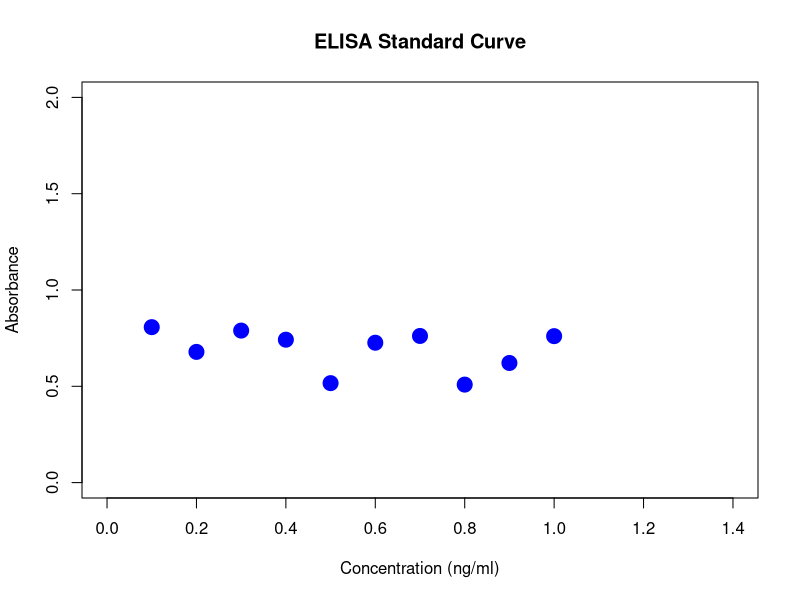
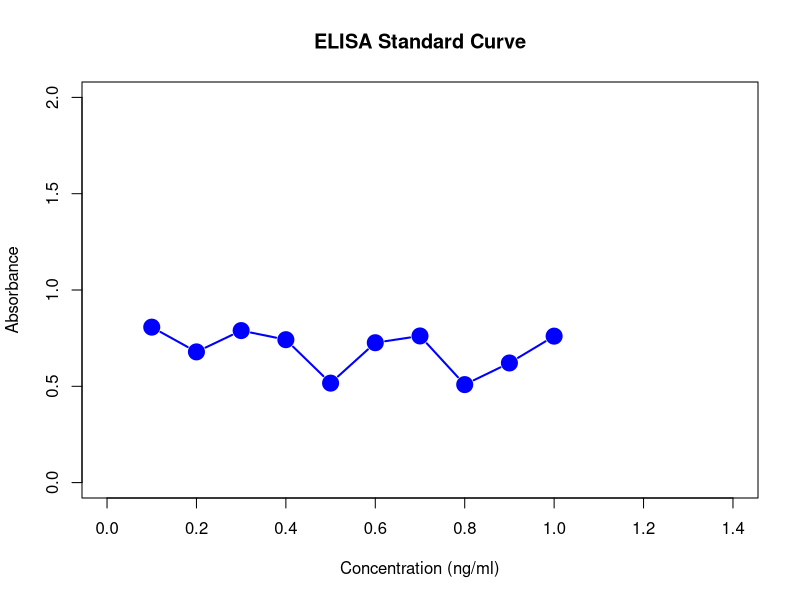

The R source for these figures, in order:
# Simulated ELISA data: 10 concentrations, each with 3 replicate absorbance readings
set.seed(42)
elisa_data <- data.frame(
  conc = seq(0.1, 1.0, by = 0.1),
  rep1 = runif(10, 0.2, 1.0),
  rep2 = runif(10, 0.2, 1.0),
  rep3 = runif(10, 0.2, 1.0)
)

# View data
head(elisa_data)

# Calculate mean of columns 2 to 4 (rep1 to rep3)
abs_mean <- rowMeans(elisa_data[, 2:4])

# Add it to the data frame (optional)
elisa_data$mean_abs <- abs_mean

plot(
  elisa_data$conc,                   # x-axis: concentration
  elisa_data$mean_abs,              # y-axis: mean absorbance
  xlab = "Concentration (ng/ml)",   # x-axis label
  ylab = "Absorbance",              # y-axis label
  pch = 19,                         # solid circle point
  col = "blue",                     # point color
  cex = 2,                          # point size
  xlim = c(0, 1.4),                 # x-axis range
  ylim = c(0, 2),                   # y-axis range
  main = "ELISA Standard Curve"     # optional: title
)


plot(
  elisa_data$conc,
  elisa_data$mean_abs,
  xlab = "Concentration (ng/ml)",
  ylab = "Absorbance",
  pch = 19,
  col = "blue",
  cex = 2,
  xlim = c(0, 1.4),
  ylim = c(0, 2),
  type = "b",          # BOTH points and lines
  lwd = 2,             # line width
  main = "ELISA Standard Curve"
)
 data()
 